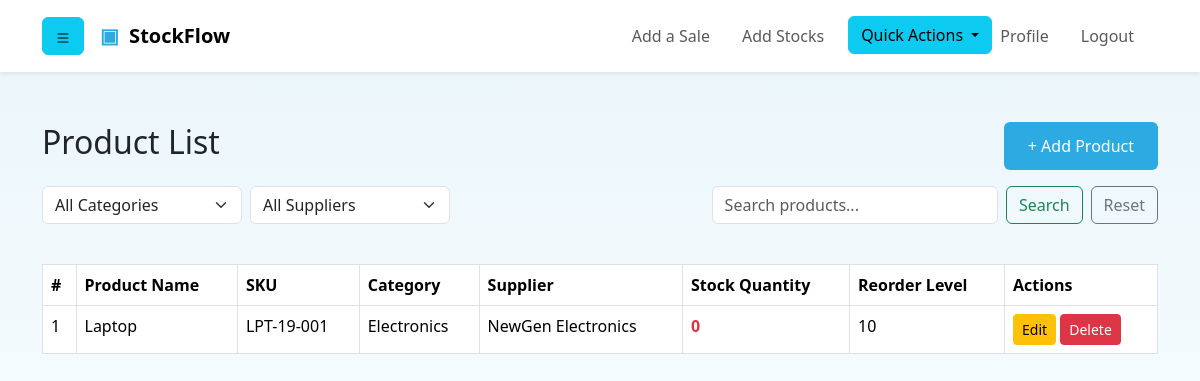
Page /product/products-list/ (signed in) on the earlier database version.
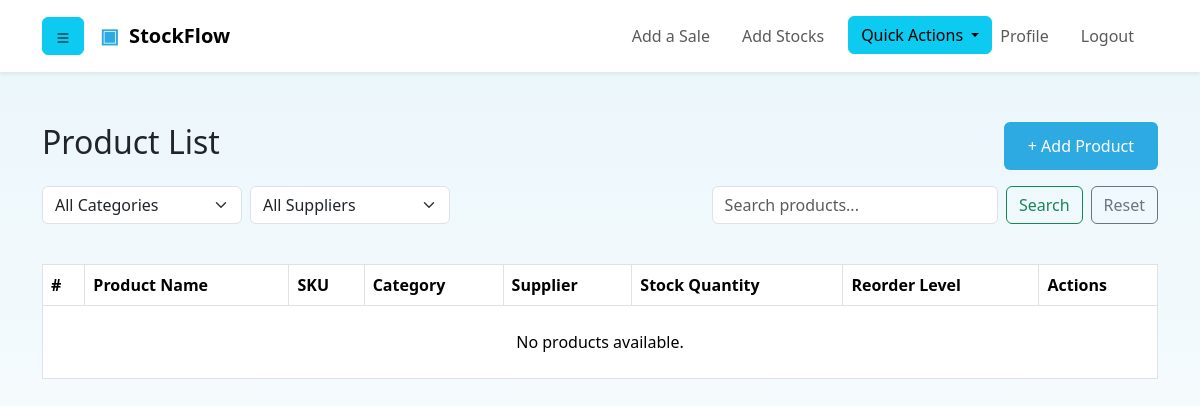
Same page on the later database version.
### main/models.py (models this page shows, shortened)
class Product(models.Model):
    product_name = models.CharField("Enter product name.", max_length=100)
    SKU = models.CharField("Enter product SKU.", max_length=10, unique=True, db_index=True)
    category = models.ForeignKey(
        'Category',
        on_delete=models.PROTECT,
        related_name='products'
    )
    sub_category = models.CharField("Enter the sub-category of the product.", max_length=50, null=True, blank=True)
    supplier = models.ForeignKey(
        'Supplier',
        on_delete=models.PROTECT,
        related_name='products'
    )
    cost_price = models.DecimalField(max_digits=10, decimal_places=2, default=0.00)
    selling_price = models.DecimalField(max_digits=10, decimal_places=2, default=0.00)
    reorder_level = models.PositiveIntegerField(default=10)
    product_description = models.CharField("Enter product description.", max_length=300, null=True, blank=True)
    created_at = models.DateTimeField(auto_now_add=True)
    updated_at = models.DateTimeField(auto_now=True)
    def get_current_stock(self):
            return self.transactions.aggregate(
                total=Sum(
                    Case(
                        When(transaction_type='IN', then='quantity'),
                        When(transaction_type='OUT', then=-1 * models.F('quantity')),
                        output_field=IntegerField()
                    )
                )
            )['total'] or 0
    class Meta:
        ordering = ["product_name"]

class Category(models.Model):
    category_name = models.CharField("Enter product category.", max_length=50, unique=True)
    description = models.CharField("Enter category description.", max_length=300, null=True, blank=True)
    created_at = models.DateTimeField(auto_now_add=True)
    updated_at = models.DateTimeField(auto_now=True)
    def __str__(self):
        return self.category_name
    class Meta:
        ordering = ['category_name']

class Supplier(models.Model):
    supplier_name = models.CharField("Enter supplier name." ,max_length=50)
    contact_person = models.CharField("Enter supplier's contact person name.", max_length=100)
    phone_number = models.CharField("Enter contact person phone number.", max_length=10, unique=True, null=True, blank=True)
    email = models.EmailField("Enter contact person email address.", max_length=30, unique=False)
    city = models.CharField(max_length=30, blank=True, null=True)
    state = models.CharField(max_length=50, blank=True, null=True)
    postal_code = models.CharField(max_length=10, blank=True, null=True)
    created_at = models.DateTimeField(auto_now_add=True)
    updated_at = models.DateTimeField(auto_now=True)
    def __str__(self):
        return self.supplier_name or "Unnamed Supplier"
    class Meta:
        ordering = ['supplier_name']

### main/views.py (the view, shortened to what this page needs)
# urls.py: path('product/products-list/', views.ProductListView.as_view(), name='product_list'),
class ProductListView(LoginRequiredMixin, ListView):
    model = Product
    template_name = 'main/product_list.html'
    context_object_name = 'products'
    paginate_by = 10
    def get_queryset(self):
        queryset = super().get_queryset()
        query = self.request.GET.get('q')
        category = self.request.GET.get('category')
        supplier = self.request.GET.get('supplier')
        if category:
            queryset = queryset.filter(category__category_name=category)
        if supplier:
            queryset = queryset.filter(supplier__supplier_name=supplier)
        return queryset
    def get_context_data(self, **kwargs):
        context = super().get_context_data(**kwargs)
        context['categories'] = Product.objects.values_list('category__category_name', flat=True).distinct()
        context['suppliers'] = Product.objects.values_list('supplier__supplier_name', flat=True).distinct()
        return context

### templates/main/product_list.html (shortened to what this page needs)
{% extends 'base.html' %}
{% block content %}
<div class="container">
    <div class="d-flex justify-content-between align-items-center mb-3">
        <h2>Product List</h2>
        <a href="{% url 'add_product' %}" class="btn btn-primary">+  Add Product</a>
    </div>
        <form method="GET" class="d-flex justify-content-between align-items-center mb-3 flex-wrap gap-2">
        <div class="d-flex gap-2">
            <select name="category" class="form-select" style="width: 200px;" onchange="this.form.submit()">
                <option value="">All Categories</option>
            </select>
            <select name="supplier" class="form-select" style="width: 200px;" onchange="this.form.submit()">
                <option value="">All Suppliers</option>
            </select>
        </div>
        <div class="d-flex gap-2" style="width: 40%; min-width: 250px;">
            <input
                type="search"
                name="q"
                class="form-control flex-grow-1"
                placeholder="Search products..."
                value="{{ request.GET.q }}"
            >
            <button class="btn btn-outline-success" type="submit">Search</button>
            <a href="{% url 'product_list' %}" class="btn btn-outline-secondary">Reset</a>
        </div>
    </form>
        <br><table class="table table-bordered">
                <tr>
                    <th>#</th>
                    <th>Product Name</th>
                    <th>SKU</th>
                    <th>Category</th>
                    <th>Supplier</th>
                    <th>Stock Quantity</th>
                    <th>Reorder Level</th>
                    <th>Actions</th>
                </tr>
            <tbody>
                {% for product in products %}
                <tr>
                    <td>{{ forloop.counter }}</td>
                    <td>{{ product.product_name }}</td>
                    <td>{{ product.SKU }}</td>
                    <td>{{ product.category }}</td>
                    <td>{{ product.supplier }}</td>
                    <td>
                        {% if product.get_current_stock <= product.reorder_level %}
                            <span class="text-danger fw-bold">
                                {{ product.get_current_stock }}
                            </span>
                        {% else %}
                            {{ product.get_current_stock }}
                        {% endif %}
                    </td>
                    <td>{{ product.reorder_level }}</td>
                    <td>
                        <a href="{% url 'product_update' product.pk %}" class="btn btn-sm btn-warning">Edit</a>
                        <a href="{% url 'product_delete' product.pk %}" class="btn btn-sm btn-danger">Delete</a>
                    </td>
                </tr>
                {% empty %}
                <tr>
                    <td colspan="9" class="text-center py-4">
                        No products available.
                    </td>
                </tr>
                {% endfor %}
            </tbody>
        </table>
</div>
{% endblock %}

Differences in the rows shown:
removed Product: product_name "Laptop", SKU "LPT-19-001", category "Electronics", supplier "NewGen Electronics", get_current_stock "0", reorder_level "10"
Other differences:
text now shown: "No products available."
